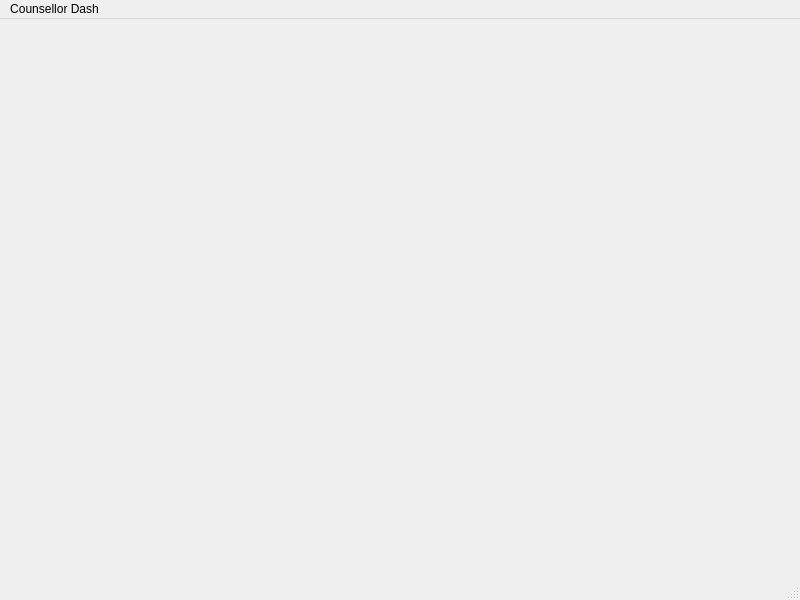
<?xml version="1.0" encoding="UTF-8"?>
<ui version="4.0">
 <class>MainWindow</class>
 <widget class="QMainWindow" name="MainWindow">
  <property name="geometry">
   <rect>
    <x>0</x>
    <y>0</y>
    <width>800</width>
    <height>600</height>
   </rect>
  </property>
  <property name="windowTitle">
   <string>MainWindow</string>
  </property>
  <property name="styleSheet">
   <string notr="true">
</string>
  </property>
  <widget class="QWidget" name="centralwidget"/>
  <widget class="QMenuBar" name="menubar">
   <property name="geometry">
    <rect>
     <x>0</x>
     <y>0</y>
     <width>800</width>
     <height>21</height>
    </rect>
   </property>
   <widget class="QMenu" name="menuCounsellor_Dash">
    <property name="title">
     <string>Counsellor Dash</string>
    </property>
    <addaction name="actionBrand_Dash"/>
    <addaction name="actionModel_Dash"/>
    <addaction name="actionSales_Dash"/>
   </widget>
   <addaction name="menuCounsellor_Dash"/>
  </widget>
  <widget class="QStatusBar" name="statusbar"/>
  <action name="actionBrand_Dash">
   <property name="text">
    <string>Brand Dash</string>
   </property>
  </action>
  <action name="actionModel_Dash">
   <property name="text">
    <string>Model Dash</string>
   </property>
  </action>
  <action name="actionSales_Dash">
   <property name="text">
    <string>Sales Dash</string>
   </property>
  </action>
 </widget>
 <resources/>
 <connections/>
</ui>
